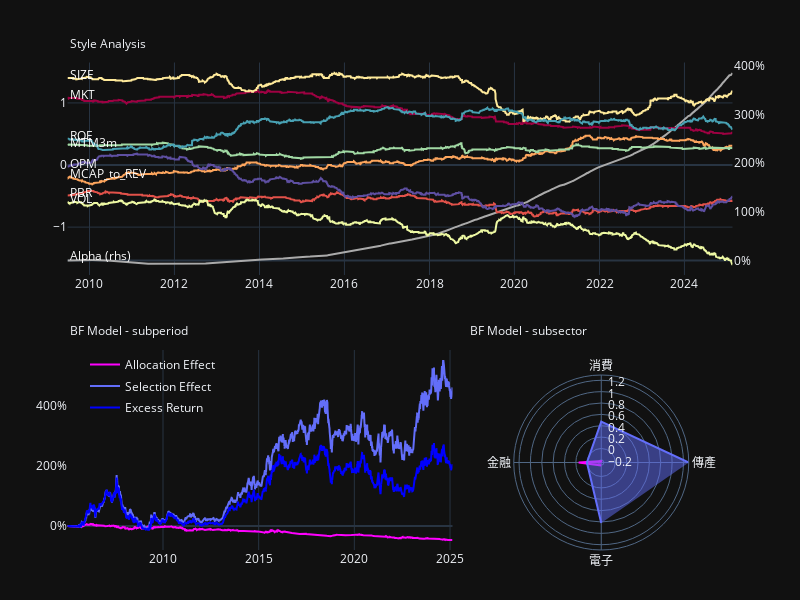

Here is the notebook cell this chart was saved with:
### Code cell
def plot_return_attribution(portfolio_style, brinson_model):
        warnings.filterwarnings('ignore', message="Series.__getitem__ treating keys as positions is deprecated.*", category=FutureWarning)
        fig = make_subplots(
            rows=2, cols=2,
            specs=[
                [{"secondary_y": True}, None],
                [{}, {"type": "scatterpolar"}],
            ],
            vertical_spacing=0.05,
            horizontal_spacing=0.1,
        )

        # style analysis
        betas = portfolio_style.drop(columns=['const']).round(2)
        alpha = (1+portfolio_style['const']).cumprod()-1

        colors = sample_colorscale('Spectral', len(betas.columns))
        for i, col in enumerate(betas.columns):
            fig.add_trace(
                go.Scatter(
                    x=betas.index, 
                    y=betas[col], 
                    name=col,
                    line=dict(color=colors[i]),
                    showlegend=False,
                ),
                secondary_y=True,
                row=1, col=1,
            )

            fig.add_annotation(
                x=betas.index[0],
                y=betas[col][0]+0.05, 
                xref="x", 
                yref="y", 
                text=col,  
                showarrow=False, 
                xanchor="left", 
                yanchor="middle", 
                font=dict(color="white", size=12),
                secondary_y=True,
                row=1, col=1)
        
        fig.add_trace(
            go.Scatter(
                x=alpha.index, 
                y=alpha.values, 
                name='Alpha',
                line=dict(color=PlotMaster().fig_param['colors']['Light Grey'], width=2),
                showlegend=False,
            ),
            secondary_y=False,
            row=1, col=1,
        )

        fig.add_annotation(
                x=alpha.index[0],
                y=alpha.values[0]+0.1, 
                xref="x", 
                yref="y", 
                text='Alpha (rhs)',  
                showarrow=False, 
                xanchor="left", 
                yanchor="middle", 
                font=dict(color="white", size=12),
                secondary_y=False,
                row=1, col=1)

        # Brinson model

        # trend
        bm_trend = brinson_model[['allocation_effect','selection_effect']]\
            .groupby('t_date')\
            .sum()\
            .assign(excess_return=lambda x: x.sum(axis=1))
        bm_trend = (1+bm_trend).cumprod()-1

        # Define colors for consistent legend
        allocation_color = PlotMaster().fig_param['colors']['Bright Magenta']
        selection_color = PlotMaster().fig_param['colors']['Light Blue']

        fig.add_trace(
            go.Scatter(
                x=bm_trend.index, 
                y=bm_trend['allocation_effect'].values, 
                name='Allocation Effect',
                line=dict(color=allocation_color, width=2),
                legendgroup='allocation',
                showlegend=True,
            ),
            row=2, col=1,
        )

        fig.add_trace(
            go.Scatter(
                x=bm_trend.index, 
                y=bm_trend['selection_effect'].values, 
                name='Selection Effect',
                line=dict(color=selection_color, width=2),
                legendgroup='selection',
                showlegend=True,
            ),
            row=2, col=1,
        )

        fig.add_trace(
            go.Scatter(
                x=bm_trend.index, 
                y=bm_trend['excess_return'].values, 
                name='Excess Return',
                line=dict(color=PlotMaster().fig_param['colors']['Dark Blue'], width=2),
                showlegend=True,
            ),
            row=2, col=1,
        )

        # Scatterpolar
        sector_mapping = {
            # 電子 (Electronics & Technology)
            '電子': '電子',
            '數位': '電子',
            '電器': '電子',
            '電機': '電子',
            
            # 金融 (Financial)
            '金融': '金融',
            '證券': '金融',
            
            # 傳產 (Traditional Industries)
            '化學': '傳產',
            '塑膠': '傳產',
            '建材': '傳產',
            '橡膠': '傳產',
            '水泥': '傳產',
            '玻璃': '傳產',
            '紡織': '傳產',
            '航運': '傳產',
            '汽車': '傳產',
            '油電': '傳產',
            '鋼鐵': '傳產',
            '農業': '傳產',
            
            # 消費 (Consumer)
            '居家': '消費',
            '百貨': '消費',
            '觀光': '消費',
            '貿易': '消費',
            '運動': '消費',
            '食品': '消費',
            '文化': '消費',
            
            # Others (map to 傳產 as default)
            '其它': '傳產'
        }

        bm_scatter = brinson_model\
            .reset_index()\
            .assign(sec=lambda x: x['sector'].map(sector_mapping))\
            [['allocation_effect','selection_effect', 'sec']]\
            .groupby('sec').apply(lambda x: (1 + x).cumprod() - 1).groupby('sec').last()

        fig.add_trace(go.Scatterpolar(
            r=bm_scatter['allocation_effect'],
            theta=bm_scatter.index,
            line=dict(color=allocation_color, width=2),
            name='Allocation Effect',
            mode='lines',
            fill='toself',
            legendgroup='allocation',
            showlegend=False,
        ),
        row=2, col=2,
        )

        fig.add_trace(go.Scatterpolar(
            r=bm_scatter['selection_effect'], 
            theta=bm_scatter.index,
            line=dict(color=selection_color, width=2),
            name='Selection Effect',
            mode='lines',
            fill='toself',
            legendgroup='selection',
            showlegend=False,
        ),
        row=2, col=2,
        )

        # adjust axes
        fig.update_yaxes(tickformat=".0%", row=1, col=1, secondary_y=False, showgrid=False)
        fig.update_yaxes(tickformat=".0%", row=2, col=1, showgrid=False)


        # position
        fig.update_xaxes(domain=[0.025, 0.975], row=1, col=1)
        fig.update_xaxes(domain=[0.025, 0.575], row=2, col=1)

        fig.update_yaxes(domain=[0.55, 0.975], row=1, col=1)
        fig.update_yaxes(domain=[0, 0.4], row=2, col=1)

        # titles
        fig.add_annotation(text=('Style Analysis'), x=0, y = 1, yshift=30, xref="x domain", yref="y domain", showarrow=False, row=1, col=1)
        fig.add_annotation(text=('BF Model - subperiod'), x=0, y = 1, yshift=30, xref="x domain", yref="y domain", showarrow=False, row=2, col=1)
        fig.add_annotation(text=('BF Model - subsector'), x=0, y = 1, yshift=30, xshift=400, xref="x domain", yref="y domain", showarrow=False, row=2, col=1)

        # layout
        fig.update_layout(
            legend = dict(x=0.05, y=0.4, xanchor='left', yanchor='top', bgcolor='rgba(0,0,0,0)', tracegroupgap=2.5),
            width = PlotMaster().fig_param['size']['w'],
            height = PlotMaster().fig_param['size']['h'],
            margin = PlotMaster().fig_param['margin'],
            template = PlotMaster().fig_param['template'],
            yaxis = dict(side='right'),
            yaxis2 = dict(side='left'),
            polar = dict(
                domain=dict(x=[0.6, 0.975], y=[0, 0.35]), # Adjust size and position of polar plot
                radialaxis_angle = 90,
            )
        )
        fig.update_polars(radialaxis_showline=False)

        return fig

plot_return_attribution(portfolio_style, brinson_model)

### Figure 1 — Plotly figure (JSON) as saved in the notebook; plotly's stock layout.template omitted (floating-point values rounded to 4 significant figures; data arrays with more than 128 entries replaced by an {"elided": "..."} marker saying what was removed)
{"data": [{"line": {"color": "rgb(158, 1, 66)"}, "name": "MKT", "showlegend": false, "type": "scatter", "x": {"elided": "3841 str values"}, "xaxis": "x", "y": {"elided": "3841 float values"}, "yaxis": "y2"}, {"line": {"color": "rgb(226, 82, 74)"}, "name": "PBR", "showlegend": false, "type": "scatter", "x": {"elided": "3841 str values"}, "xaxis": "x", "y": {"elided": "3841 float values"}, "yaxis": "y2"}, {"line": {"color": "rgb(252, 165, 93)"}, "name": "MCAP_to_REV", "showlegend": false, "type": "scatter", "x": {"elided": "3841 str values"}, "xaxis": "x", "y": {"elided": "3841 float values"}, "yaxis": "y2"}, {"line": {"color": "rgb(254, 233, 154)"}, "name": "SIZE", "showlegend": false, "type": "scatter", "x": {"elided": "3841 str values"}, "xaxis": "x", "y": {"elided": "3841 float values"}, "yaxis": "y2"}, {"line": {"color": "rgb(237, 248, 163)"}, "name": "VOL", "showlegend": false, "type": "scatter", "x": {"elided": "3841 str values"}, "xaxis": "x", "y": {"elided": "3841 float values"}, "yaxis": "y2"}, {"line": {"color": "rgb(161, 217, 164)"}, "name": "MTM3m", "showlegend": false, "type": "scatter", "x": {"elided": "3841 str values"}, "xaxis": "x", "y": {"elided": "3841 float values"}, "yaxis": "y2"}, {"line": {"color": "rgb(72, 161, 179)"}, "name": "ROE", "showlegend": false, "type": "scatter", "x": {"elided": "3841 str values"}, "xaxis": "x", "y": {"elided": "3841 float values"}, "yaxis": "y2"}, {"line": {"color": "rgb(94, 79, 162)"}, "name": "OPM", "showlegend": false, "type": "scatter", "x": {"elided": "3841 str values"}, "xaxis": "x", "y": {"elided": "3841 float values"}, "yaxis": "y2"}, {"line": {"color": "#AAAAAA", "width": 2}, "name": "Alpha", "showlegend": false, "type": "scatter", "x": {"elided": "3841 str values"}, "xaxis": "x", "y": {"elided": "3841 float values"}, "yaxis": "y"}, {"legendgroup": "allocation", "line": {"color": "#FF00FF", "width": 2}, "name": "Allocation Effect", "showlegend": true, "type": "scatter", "x": {"elided": "4945 str values"}, "xaxis": "x2", "y": {"elided": "4945 float values"}, "yaxis": "y3"}, {"legendgroup": "selection", "line": {"color": "#636EFA", "width": 2}, "name": "Selection Effect", "showlegend": true, "type": "scatter", "x": {"elided": "4945 str values"}, "xaxis": "x2", "y": {"elided": "4945 float values"}, "yaxis": "y3"}, {"line": {"color": "#0000FF", "width": 2}, "name": "Excess Return", "showlegend": true, "type": "scatter", "x": {"elided": "4945 str values"}, "xaxis": "x2", "y": {"elided": "4945 float values"}, "yaxis": "y3"}, {"fill": "toself", "legendgroup": "allocation", "line": {"color": "#FF00FF", "width": 2}, "mode": "lines", "name": "Allocation Effect", "r": [-0.2469, -0.2237, 0.1509, -0.1943], "showlegend": false, "subplot": "polar", "theta": ["傳產", "消費", "金融", "電子"], "type": "scatterpolar"}, {"fill": "toself", "legendgroup": "selection", "line": {"color": "#636EFA", "width": 2}, "mode": "lines", "name": "Selection Effect", "r": [1.293, 0.4711, 0.00589, 0.8179], "showlegend": false, "subplot": "polar", "theta": ["傳產", "消費", "金融", "電子"], "type": "scatterpolar"}], "layout": {"annotations": [{"font": {"color": "white", "size": 12}, "showarrow": false, "text": "MKT", "x": "2009-06-26T00:00:00", "xanchor": "left", "xref": "x", "y": 1.14, "yanchor": "middle", "yref": "y2"}, {"font": {"color": "white", "size": 12}, "showarrow": false, "text": "PBR", "x": "2009-06-26T00:00:00", "xanchor": "left", "xref": "x", "y": -0.44, "yanchor": "middle", "yref": "y2"}, {"font": {"color": "white", "size": 12}, "showarrow": false, "text": "MCAP_to_REV", "x": "2009-06-26T00:00:00", "xanchor": "left", "xref": "x", "y": -0.14, "yanchor": "middle", "yref": "y2"}, {"font": {"color": "white", "size": 12}, "showarrow": false, "text": "SIZE", "x": "2009-06-26T00:00:00", "xanchor": "left", "xref": "x", "y": 1.45, "yanchor": "middle", "yref": "y2"}, {"font": {"color": "white", "size": 12}, "showarrow": false, "text": "VOL", "x": "2009-06-26T00:00:00", "xanchor": "left", "xref": "x", "y": -0.54, "yanchor": "middle", "yref": "y2"}, {"font": {"color": "white", "size": 12}, "showarrow": false, "text": "MTM3m", "x": "2009-06-26T00:00:00", "xanchor": "left", "xref": "x", "y": 0.37, "yanchor": "middle", "yref": "y2"}, {"font": {"color": "white", "size": 12}, "showarrow": false, "text": "ROE", "x": "2009-06-26T00:00:00", "xanchor": "left", "xref": "x", "y": 0.48, "yanchor": "middle", "yref": "y2"}, {"font": {"color": "white", "size": 12}, "showarrow": false, "text": "OPM", "x": "2009-06-26T00:00:00", "xanchor": "left", "xref": "x", "y": 0.02, "yanchor": "middle", "yref": "y2"}, {"font": {"color": "white", "size": 12}, "showarrow": false, "text": "Alpha (rhs)", "x": "2009-06-26T00:00:00", "xanchor": "left", "xref": "x", "y": 0.1003, "yanchor": "middle", "yref": "y"}, {"showarrow": false, "text": "Style Analysis", "x": 0, "xref": "x domain", "y": 1, "yref": "y domain", "yshift": 30}, {"showarrow": false, "text": "BF Model - subperiod", "x": 0, "xref": "x2 domain", "y": 1, "yref": "y3 domain", "yshift": 30}, {"showarrow": false, "text": "BF Model - subsector", "x": 0, "xref": "x2 domain", "xshift": 400, "y": 1, "yref": "y3 domain", "yshift": 30}], "height": 600, "legend": {"bgcolor": "rgba(0,0,0,0)", "tracegroupgap": 2.5, "x": 0.05, "xanchor": "left", "y": 0.4, "yanchor": "top"}, "margin": {"b": 50, "l": 50, "r": 50, "t": 50}, "polar": {"domain": {"x": [0.6, 0.975], "y": [0, 0.35]}, "radialaxis": {"angle": 90, "showline": false}}, "width": 800, "xaxis": {"anchor": "y", "domain": [0.025, 0.975]}, "xaxis2": {"anchor": "y3", "domain": [0.025, 0.575]}, "yaxis": {"anchor": "x", "domain": [0.55, 0.975], "showgrid": false, "side": "right", "tickformat": ".0%"}, "yaxis2": {"anchor": "x", "domain": [0.55, 0.975], "overlaying": "y", "side": "left"}, "yaxis3": {"anchor": "x2", "domain": [0, 0.4], "showgrid": false, "tickformat": ".0%"}}}
